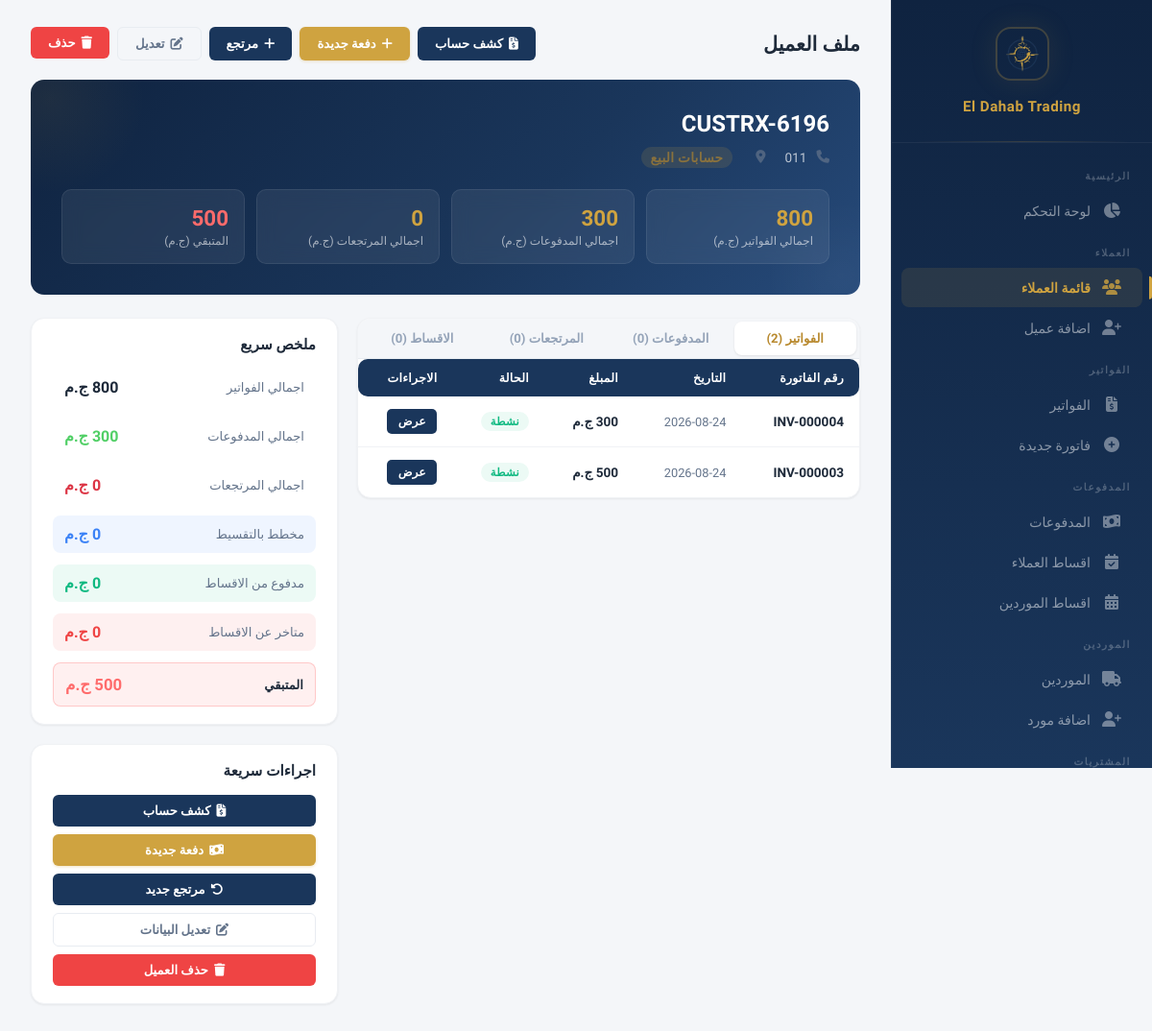
/customers/2 (signed in), run on an earlier commit of the app's database.
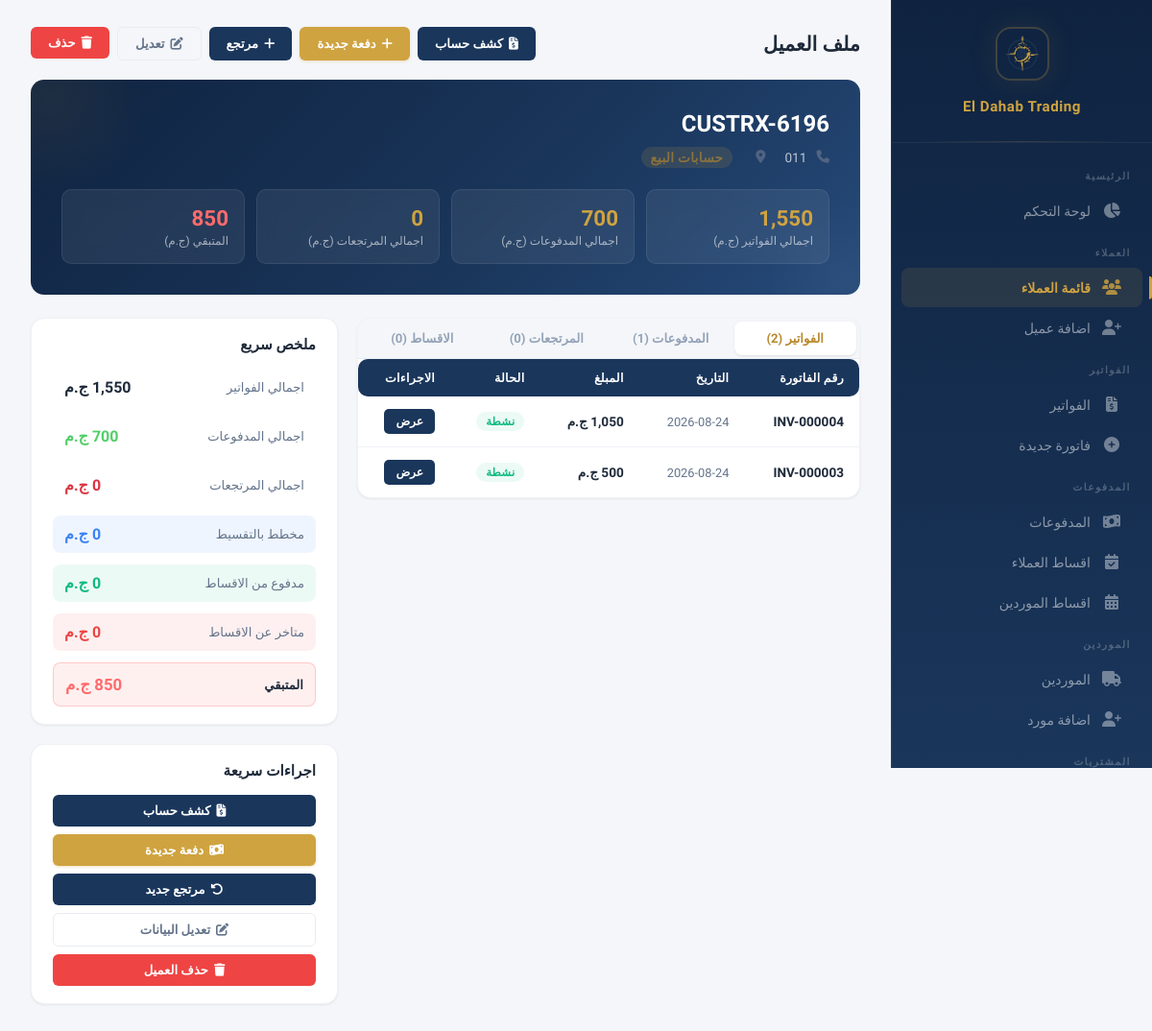
And on a later commit of the database.
### models.py (models this page shows)
class Invoice(db.Model):
    __tablename__ = 'invoices'
    id = db.Column(db.Integer, primary_key=True)
    invoice_number = db.Column(db.String(50), unique=True, nullable=False)
    customer_id = db.Column(db.Integer, db.ForeignKey('customers.id'), nullable=False)
    shipping_company = db.Column(db.String(200))
    total = db.Column(db.Float, default=0)
    discount = db.Column(db.Float, default=0)
    payment_type = db.Column(db.String(20), default='cash')
    paid_amount = db.Column(db.Float, default=0)
    remaining = db.Column(db.Float, default=0)
    date = db.Column(db.DateTime, default=datetime.utcnow)
    is_returned = db.Column(db.Boolean, default=False)
    show_balance = db.Column(db.Boolean, default=False)
    payment_method = db.Column(db.String(20), default='cash')
    receipt_image = db.Column(db.String(200))
    created_by = db.Column(db.Integer, db.ForeignKey('users.id'))
    creator = db.relationship('User', foreign_keys=[created_by])
    modified_by = db.Column(db.Integer, db.ForeignKey('users.id'))
    modifier = db.relationship('User', foreign_keys=[modified_by])
    previous_due = db.Column(db.Float, default=0)
    balance_after = db.Column(db.Float, default=0)
    notes = db.Column(db.Text)
    items = db.relationship('InvoiceItem', backref='invoice', lazy=True, cascade='all, delete-orphan')
    returns = db.relationship('Return', backref='invoice', lazy=True)
    payments = db.relationship('Payment', backref='invoice', lazy=True)

class Payment(db.Model):
    __tablename__ = 'payments'
    id = db.Column(db.Integer, primary_key=True)
    customer_id = db.Column(db.Integer, db.ForeignKey('customers.id'), nullable=False)
    amount = db.Column(db.Float, nullable=False)
    date = db.Column(db.DateTime, default=datetime.utcnow)
    invoice_id = db.Column(db.Integer, db.ForeignKey('invoices.id'), nullable=True)
    notes = db.Column(db.Text)
    next_payment_date = db.Column(db.Date, nullable=True)
    next_payment_amount = db.Column(db.Float, nullable=True)
    payment_method = db.Column(db.String(20), default='cash')
    receipt_image = db.Column(db.String(200))
    created_by = db.Column(db.Integer, db.ForeignKey('users.id'))
    creator = db.relationship('User', foreign_keys=[created_by])

### app.py (the view)
@app.route('/customers/<int:customer_id>')
@login_required
def customer_profile(customer_id):
    c = Customer.query.get_or_404(customer_id)
    invoices = Invoice.query.filter_by(customer_id=c.id).order_by(Invoice.date.desc()).all()
    payments = Payment.query.filter_by(customer_id=c.id).order_by(Payment.date.desc()).all()
    returns = Return.query.filter_by(customer_id=c.id).order_by(Return.date.desc()).all()
    installment_plans = InstallmentPlan.query.filter_by(customer_id=c.id).order_by(InstallmentPlan.date.desc()).all()
    return render_template('customer_profile.html', customer=c,
        invoices=invoices, payments=payments, returns=returns,
        installment_plans=installment_plans, ACCOUNT_TYPES=ACCOUNT_TYPES,
        PAYMENT_TYPES=PAYMENT_TYPES)

### app.py (called while the page is built)
@app.context_processor
def inject_payment_methods():
    return {'PAYMENT_METHODS': PAYMENT_METHODS}

@app.before_request
def check_session_expiry():
    if 'user_id' in session and session.get('expires_at'):
        if datetime.utcnow().timestamp() > session['expires_at']:
            session.clear()
            flash('انتهت الجلسة، يرجى تسجيل الدخول مرة اخرى', 'warning')
            return redirect(url_for('login'))

@app.context_processor
def inject_user():
    if not hasattr(g, 'current_user'):
        g.current_user = db.session.get(User, session['user_id']) if 'user_id' in session else None
    return dict(current_user=g.current_user)

### models.py (called while the page is built)
    def has_permission(self, page):
        if self.is_admin:
            return True
        return any(p.page == page for p in self.permissions)

    def total_invoiced(self):
        return sum((inv.total or 0) - (inv.discount or 0) for inv in self.invoices if not inv.is_returned)

    def total_returns(self):
        return sum(r.total_amount for r in self.returns)

    def balance(self):
        return self.total_invoiced() - self.total_paid() - self.total_returns()

### templates/customer_profile.html (shortened to what the changed rows need)
{% extends "base.html" %}
{% block content %}
<div style="display:flex;justify-content:space-between;align-items:center;margin-bottom:20px;flex-wrap:wrap;gap:10px;">
    <h1 style="font-size:1.3rem;font-weight:700;color:var(--text);">ملف العميل</h1>
</div>
<div class="profile-header">
    <h2>{{ customer.name }}</h2>
    <div class="profile-balance">
        <div class="balance-item">
            <div class="balance-value">{{ "{:,.0f}".format(customer.total_invoiced() or 0) }}</div>
            <div class="balance-label">اجمالي الفواتير (ج.م)</div>
        </div>
        <div class="balance-item">
            <div class="balance-value">{{ "{:,.0f}".format(customer.total_paid() or 0) }}</div>
            <div class="balance-label">اجمالي المدفوعات (ج.م)</div>
        </div>
        <div class="balance-item">
            <div class="balance-value" style="color:{{ '#ff6b6b' if customer.balance() > 0 else '#51cf66' }}">{{ "{:,.0f}".format(customer.balance() or 0) }}</div>
            <div class="balance-label">المتبقي (ج.م)</div>
        </div>
    </div>
</div>
<div class="two-col" style="margin-top:24px;">
    <div>
        <div class="data-card">
            <div class="data-card-body" style="padding:0;">
                <div class="tabs" style="margin:0;border-radius:0;border-bottom:1px solid var(--border);">
                    <button class="tab-btn active" onclick="switchTab(this, 'invoices')" style="flex:1;">الفواتير ({{ invoices|length }})</button>
                    <button class="tab-btn" onclick="switchTab(this, 'payments')" style="flex:1;">المدفوعات ({{ payments|length }})</button>
                    <button class="tab-btn" onclick="switchTab(this, 'returns')" style="flex:1;">المرتجعات ({{ returns|length }})</button>
                    <button class="tab-btn" onclick="switchTab(this, 'installments')" style="flex:1;">الاقساط ({{ installment_plans|length }})</button>
                </div>
                <div id="tab-invoices" class="tab-content" style="display:block;">
                    <table>
                        <thead>
                            <tr>
                                <th>رقم الفاتورة</th>
                                <th>التاريخ</th>
                                <th>المبلغ</th>
                                <th>الحالة</th>
                                <th>الاجراءات</th>
                            </tr>
                        </thead>
                        <tbody>
                            {% for inv in invoices %}
                            <tr>
                                <td style="font-weight:600;">{{ inv.invoice_number }}</td>
                                <td style="font-size:0.8rem;color:var(--text-secondary);">{{ inv.date.strftime('%Y-%m-%d') }}</td>
                                <td style="font-weight:700;">{{ "{:,.0f}".format(inv.total or 0) }} ج.م</td>
                                <td>
                                    {% if inv.is_returned %}
                                    <span class="badge badge-danger">مرتجعة</span>
                                    {% else %}
                                    <span class="badge badge-success">نشطة</span>
                                    {% endif %}
                                </td>
                                <td>
                                    <a href="{{ url_for('invoice_view', invoice_id=inv.id) }}" class="btn btn-sm btn-navy">عرض</a>
                                </td>
                            </tr>
                            {% endfor %}
                        </tbody>
                    </table>
                </div>
            </div>
        </div>
    </div>
    <div>
        <div class="data-card">
            <div class="data-card-body">
                <div style="display:flex;flex-direction:column;gap:12px;">
                    <div style="display:flex;justify-content:space-between;align-items:center;padding:10px 12px;background:var(--bg-secondary);border-radius:8px;">
                        <span style="font-size:0.82rem;color:var(--text-secondary);">اجمالي الفواتير</span>
                        <span style="font-weight:700;color:var(--text);">{{ "{:,.0f}".format(customer.total_invoiced() or 0) }} ج.م</span>
                    </div>
                    <div style="display:flex;justify-content:space-between;align-items:center;padding:10px 12px;background:var(--bg-secondary);border-radius:8px;">
                        <span style="font-size:0.82rem;color:var(--text-secondary);">اجمالي المدفوعات</span>
                        <span style="font-weight:700;color:#51cf66;">{{ "{:,.0f}".format(customer.total_paid() or 0) }} ج.م</span>
                    </div>
                    <div style="display:flex;justify-content:space-between;align-items:center;padding:12px 12px;background:{{ 'rgba(255,107,107,0.1)' if customer.balance() > 0 else 'rgba(81,207,102,0.1)' }};border-radius:8px;border:1px solid {{ 'rgba(255,107,107,0.3)' if customer.balance() > 0 else 'rgba(81,207,102,0.3)' }};">
                        <span style="font-size:0.82rem;font-weight:600;">المتبقي</span>
                        <span style="font-weight:800;font-size:1.05rem;color:{{ '#ff6b6b' if customer.balance() > 0 else '#51cf66' }}">{{ "{:,.0f}".format(customer.balance() or 0) }} ج.م</span>
                    </div>
                </div>
            </div>
        </div>
    </div>
</div>
{% endblock %}

What changed in the data, as far as the page shows it:
changed through a linked row, Invoice "INV-000003": is_returned+total+discount "800" → "1,550"; is_returned+total+discount "500" → "850"
added Payment: amount.paid_amount "700"
changed Invoice "INV-000004": total "300" → "1,050"
Also different on the page:
{{ payments|length }}: "0" → "1"
{{ "{:,.0f}".format(customer.total_paid() or 0) }}: "300" → "700"
